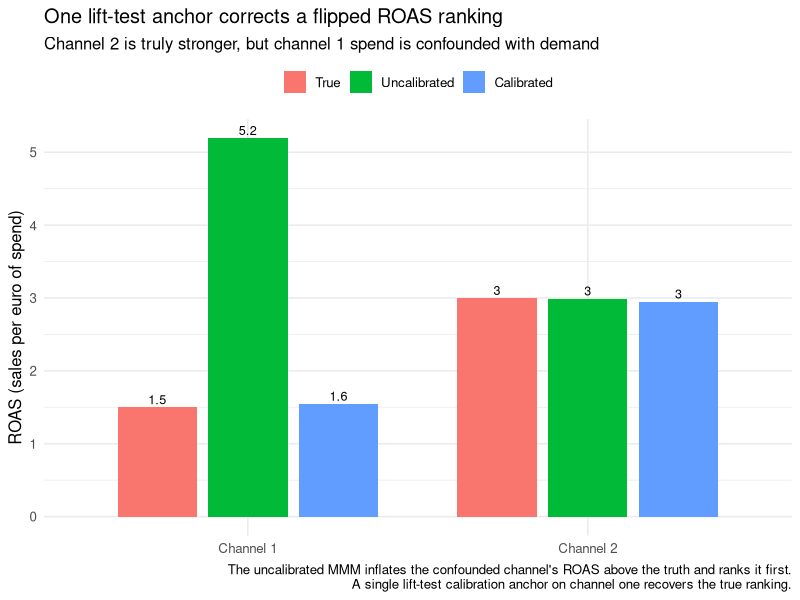

The R source for this figure:
## ---- chunk 1
#| echo: true
#| message: false
#| warning: false
set.seed(2026)
library(ggplot2)

n_weeks    <- 104
roas1_true <- 1.5
roas2_true <- 3.0

week <- 1:n_weeks

# Unobserved seasonal demand: the confounder the MMM never sees
demand <- 100 + 50 * sin(2 * pi * week / 52) + rnorm(n_weeks, 0, 3)

# Channel one spend chases demand (the confounding).
# Channel two spend is an independent fixed schedule.
spend1 <- pmax(0.4 * demand + rnorm(n_weeks, 0, 3), 1)
spend2 <- pmax(50 + rnorm(n_weeks, 0, 15), 1)

# Sales from the true model: linear in spend, plus the demand effect.
# The demand coefficient is large, so the confounding bias on the
# channel-one coefficient is large enough to flip the ranking cleanly.
sales <- 50 +
  roas1_true * spend1 +
  roas2_true * spend2 +
  1.5 * demand +
  rnorm(n_weeks, 0, 8)

# The MMM sees only spend1, spend2, sales. Demand is omitted on purpose.
mmm_data <- data.frame(week, spend1, spend2, sales)

cat("cor(spend1, demand):", round(cor(spend1, demand), 2), "\n")
cat("cor(spend2, demand):", round(cor(spend2, demand), 2), "\n")
head(mmm_data)
## ---- chunk 2
#| echo: true
#| message: false
#| warning: false
fit_uncal <- lm(sales ~ spend1 + spend2, data = mmm_data)

roas_uncal <- coef(fit_uncal)[c("spend1", "spend2")]

compare_uncal <- data.frame(
  channel           = c("Channel 1", "Channel 2"),
  roas_true         = c(roas1_true, roas2_true),
  roas_uncalibrated = round(as.numeric(roas_uncal), 2)
)
compare_uncal
## ---- chunk 3
#| echo: true
#| message: false
#| warning: false
roas1_lift <- 1.55   # causal ROAS for channel one from the lift test
                     # (near the true 1.5, not exact: experiments carry noise)

# Remove channel one's calibrated contribution, then re-estimate channel two
sales_adj <- mmm_data$sales - roas1_lift * mmm_data$spend1

fit_cal   <- lm(sales_adj ~ spend2, data = mmm_data)
roas2_cal <- coef(fit_cal)["spend2"]

compare_all <- data.frame(
  channel           = c("Channel 1", "Channel 2"),
  roas_true         = c(roas1_true, roas2_true),
  roas_uncalibrated = round(as.numeric(roas_uncal), 2),
  roas_calibrated   = round(c(roas1_lift, as.numeric(roas2_cal)), 2)
)
compare_all
## ---- chunk 4
#| echo: true
#| message: false
#| warning: false
plot_df <- data.frame(
  channel = rep(c("Channel 1", "Channel 2"), times = 3),
  method  = rep(c("True", "Uncalibrated", "Calibrated"), each = 2),
  roas    = c(roas1_true, roas2_true,
              as.numeric(roas_uncal),
              roas1_lift, as.numeric(roas2_cal))
)

plot_df$method <- factor(plot_df$method,
                         levels = c("True", "Uncalibrated", "Calibrated"))

ggplot(plot_df, aes(x = channel, y = roas, fill = method)) +
  geom_col(position = position_dodge(width = 0.8), width = 0.7) +
  geom_text(aes(label = round(roas, 1)),
            position = position_dodge(width = 0.8),
            vjust = -0.3, size = 3.2) +
  labs(
    title    = "One lift-test anchor corrects a flipped ROAS ranking",
    subtitle = "Channel 2 is truly stronger, but channel 1 spend is confounded with demand",
    x        = NULL,
    y        = "ROAS (sales per euro of spend)",
    fill     = NULL,
    caption  = paste(
      "The uncalibrated MMM inflates the confounded channel's ROAS above",
      "the truth and ranks it first.\nA single lift-test calibration anchor",
      "on channel one recovers the true ranking."
    )
  ) +
  theme_minimal(base_size = 12) +
  theme(legend.position = "top")
